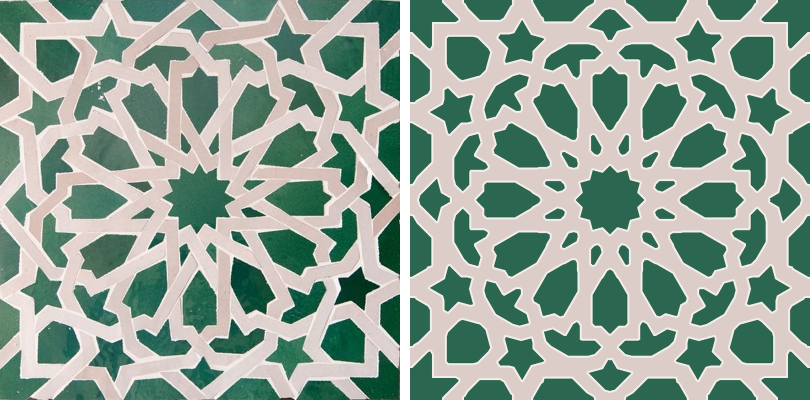
#> input picture tiles/tile-02/compare-photo.jpg, 1620 x 800 px (shown at 1/2 size)
$ python trace_photo.py compare-photo.jpg compare-photo.jpg
#> lines starting #> are read from the running program, lines starting #| are printed output that depends on the picture; after the words box and inside, x2 and y2 are one past the last pixel; in counts of white or black regions, pixels touching at a corner belong together
### tiles/vectorize.py
"""Shared helpers for turning a traced tile image into straight-edged polygons.

Used by the per-tile scripts (tile-02/trace_photo.py, tile-03/trace_drawing.py).
Coordinates are pixel corners: pixel (row i, col j) covers [j, j+1] x [i, i+1].
"""
import math
from collections import deque

import numpy as np


def label(m):
    """4-connected components of a boolean image: (labels, count)."""
    H, W = m.shape
    lab = np.zeros(m.shape, np.int32)
    n = 0
    for i0, j0 in zip(*np.nonzero(m)):
        if lab[i0, j0]:
            continue
        n += 1
        lab[i0, j0] = n
        q = deque([(i0, j0)])
        while q:
            i, j = q.popleft()
            for a, b in ((i + 1, j), (i - 1, j), (i, j + 1), (i, j - 1)):
                if 0 <= a < H and 0 <= b < W and m[a, b] and not lab[a, b]:
                    lab[a, b] = n
                    q.append((a, b))
    return lab, n


def trace(comp):
    """Outer boundary of a 4-connected component as pixel-corner points (crack following)."""
    H, W = comp.shape
    ys, xs = np.nonzero(comp)
    i0 = ys.min()
    j0 = xs[ys == i0].min()

    def inside(px, py):
        return 0 <= px < W and 0 <= py < H and comp[py, px]

    p, d = (j0, i0), (1, 0)
    start, pts = (p, d), []
    while True:
        pts.append(p)
        q = (p[0] + d[0], p[1] + d[1])
        right, left = (-d[1], d[0]), (d[1], -d[0])
        ahead_r = (math.floor(q[0] + d[0] / 2 + right[0] / 2), math.floor(q[1] + d[1] / 2 + right[1] / 2))
        ahead_l = (math.floor(q[0] + d[0] / 2 + left[0] / 2), math.floor(q[1] + d[1] / 2 + left[1] / 2))
        if not inside(*ahead_r):
            d = right
        elif inside(*ahead_l):
            d = left
        p = q
        if (p, d) == start:
            return np.array(pts, float)


def douglas_peucker(pts, eps):
    keep = {0, len(pts) - 1}
    stack = [(0, len(pts) - 1)]
    while stack:
        a, b = stack.pop()
        if b <= a + 1:
            continue
        p, v = pts[a], pts[b] - pts[a]
        L = max(np.hypot(*v), 1e-9)
        seg = pts[a + 1:b]
        dist = np.abs(v[0] * (seg[:, 1] - p[1]) - v[1] * (seg[:, 0] - p[0])) / L
        k = int(np.argmax(dist))
        if dist[k] > eps:
            m = a + 1 + k
            keep.add(m)
            stack += [(a, m), (m, b)]
    return sorted(keep)


def corner_indices(contour, eps=2.5):
    far = int(np.argmax(np.hypot(*(contour - contour[0]).T)))
    a = list(range(0, far + 1))
    b = list(range(far, len(contour))) + [0]
    idx = [a[k] for k in douglas_peucker(contour[a], eps)] + [b[k] for k in douglas_peucker(contour[b], eps)[1:-1]]
    return sorted(set(idx))


def snap_dir(u, snap):
    """Snap a direction to multiples of `snap` degrees, or to the nearest angle in a list."""
    ang = math.degrees(math.atan2(u[1], u[0])) % 180
    if isinstance(snap, (int, float)):
        best = round(ang / snap) * snap % 180
    else:
        best = min(snap, key=lambda s: min(abs(ang - s) % 180, 180 - abs(ang - s) % 180))
    r = math.radians(best)
    return np.array([math.cos(r), math.sin(r)])


def intersect(l1, l2):
    (p, u), (q, v) = l1, l2
    den = u[0] * v[1] - u[1] * v[0]
    if abs(den) < 1e-6:
        return None
    t = ((q[0] - p[0]) * v[1] - (q[1] - p[1]) * v[0]) / den
    return p + t * u


def merge_parallel(lines):
    changed = True
    while changed and len(lines) > 3:
        changed = False
        for i in range(len(lines)):
            j = (i + 1) % len(lines)
            if abs(lines[i][1][0] * lines[j][1][1] - lines[i][1][1] * lines[j][1][0]) < 1e-6:
                c1, u1, s1, b1, d1 = lines[i]; c2, u2, s2, b2, d2 = lines[j]
                lines[i] = [(c1 * s1 + c2 * s2) / (s1 + s2), u1, s1 + s2, b1 or b2, d1 + d2]
                del lines[j]
                changed = True
                break


def edge_lines(contour, snap=15.0, size=None, eps=2.5):
    """One straight line per contour run: [point, unit dir snapped to `snap` degrees, length,
    on_border, chord]. With `size`, runs along the image border are pinned to it."""
    idx = corner_indices(contour, eps)
    n = len(contour)
    lines = []
    for k in range(len(idx)):
        a, b = idx[k], idx[(k + 1) % len(idx)]
        span = (b - a) % n
        seg = np.array([contour[(a + t) % n] for t in range(span + 1)])
        core = seg[2:len(seg) - 2] if span > 10 else seg
        c = core.mean(axis=0)
        u = snap_dir(np.linalg.svd(core - c)[2][0], snap)
        border = False
        if size is not None:
            if np.all(np.abs(seg[:, 0]) < 0.5) or np.all(np.abs(seg[:, 0] - size) < 0.5):
                c, u, border = np.array([seg[0, 0], 0.0]), np.array([0.0, 1.0]), True
            if np.all(np.abs(seg[:, 1]) < 0.5) or np.all(np.abs(seg[:, 1] - size) < 0.5):
                c, u, border = np.array([0.0, seg[0, 1]]), np.array([1.0, 0.0]), True
        lines.append([c, u, float(span), border, seg[-1] - seg[0]])
    merge_parallel(lines)
    return lines


def vertices(lines):
    out = []
    for k in range(len(lines)):
        p = intersect((lines[k - 1][0], lines[k - 1][1]), (lines[k][0], lines[k][1]))
        out.append(p if p is not None else lines[k][0])
    return np.array(out)


def straight_polygon(contour, snap=15.0, size=None, tol=4.0, eps=2.5, tip=0.0):
    """Polygon whose edges all run at multiples of `snap` degrees.

    Edges that would put a corner more than `tol` px away from the traced outline are dropped,
    as are tiny edges and edges running backwards (corner noise). A traced outline stops short
    of a sharp point, so with `tip` > 0 a corner of angle a may lie up to
    tol + tip / sin(a / 2) px away."""
    lines = edge_lines(contour, snap, size, eps)
    while len(lines) > 3:
        poly = vertices(lines)
        dist = np.array([0.0 if (lines[i - 1][3] or lines[i][3]) else np.min(np.hypot(*(contour - v).T))
                         for i, v in enumerate(poly)])
        allow = np.full(len(poly), tol)
        if tip > 0:
            for i in range(len(poly)):
                a, b = poly[i - 1] - poly[i], poly[(i + 1) % len(poly)] - poly[i]
                cosang = a @ b / max(np.hypot(*a) * np.hypot(*b), 1e-9)
                half = math.acos(max(-1.0, min(1.0, cosang))) / 2
                allow[i] = tol + tip / max(math.sin(half), 0.05)
        k = int(np.argmax(dist - allow))
        if dist[k] > allow[k]:
            a, b = (k - 1) % len(lines), k
            del lines[a if lines[a][2] < lines[b][2] else b]
            merge_parallel(lines)
            continue
        vec = np.roll(poly, -1, axis=0) - poly
        edge = np.hypot(*vec.T)
        tiny = [i for i in range(len(lines))
                if not lines[i][3] and (edge[i] < 3 or vec[i] @ lines[i][4] < 0)]
        if not tiny:
            return poly
        del lines[tiny[0]]
        merge_parallel(lines)
    return vertices(lines)


def polygon_area(p):
    x, y = p[:, 0], p[:, 1]
    return 0.5 * (np.dot(x, np.roll(y, -1)) - np.dot(y, np.roll(x, -1)))


# [46 lines left out: functions offset_polygon, clip_polygon, not called in this run]

### tiles/tile-02/trace_photo.py
"""Trace tile 02 (50x50 cm zellige panel, 12-point rosette) from a photo into an SVG.

The panel is symmetric, which the tracing leans on:
  * the whole square has 4-fold mirror symmetry (D4);
  * the rosette (every piece away from the border) has 12-fold mirror symmetry (D12);
  * every edge in the design runs at a multiple of 15 degrees.

All copies of a piece in the photo are lined up on their centres and averaged, which
cancels glaze, lighting and hand-laying wobble without shrinking small pieces. The averaged
shape is traced, its edges are snapped to 15 degree lines, and the exact symmetric copies
are generated from it. The central star is constructed (12 right-angled points).

Usage:  python3 trace_photo.py PHOTO.jpg OUT_DIR
Needs:  numpy, Pillow
"""
import math
import sys
from pathlib import Path

import numpy as np
from PIL import Image, ImageDraw

sys.path.insert(0, str(Path(__file__).resolve().parent.parent))
from vectorize import label, straight_polygon, trace  # noqa: E402

N = 1000                 # working grid: 1000 px = 500 mm panel
C = N / 2
MM = 500 / N             # mm per grid px
R_ROSETTE = 440          # pieces closer to the centre than this belong to the 12-fold rosette
SNAP = 15.0              # all edges run at multiples of this angle

# panel corners in the supplied product photo (TL, TR, BR, BL), measured by hand
PHOTO_CORNERS = [(74, 72), (661.5, 72), (662, 664.5), (75.5, 664)]

# central 12-point star: right-angled points (edges at 45 deg to the radius)
STAR_TIP_R = 86.0
STAR_VALLEY_R = STAR_TIP_R * math.sqrt(2 / 3)   # = 0.8165 * tip radius for 90-degree points

GREEN, BEIGE, GROUT = "#2A6650", "#DCCDC9", "#F3EDE9"
GROUT_W = 5.0            # bright grout showing around each green piece, grid px (2.5 mm)


# ------------------------------------------------------------------ photo -> symmetric mask
def rectify(src):
#> called with src = 'compare-photo.jpg'
    A, b = [], []
    for (x, y), (u, v) in zip([(0, 0), (N, 0), (N, N), (0, N)], PHOTO_CORNERS):
        A.append([x, y, 1, 0, 0, 0, -u * x, -u * y]); b.append(u)
        A.append([0, 0, 0, x, y, 1, -v * x, -v * y]); b.append(v)
    coef = np.linalg.solve(np.array(A, float), np.array(b, float))
    return Image.open(src).convert("RGB").transform((N, N), Image.PERSPECTIVE, tuple(coef), Image.BICUBIC)
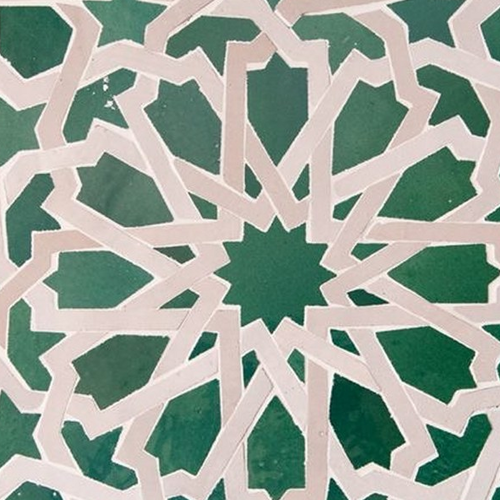
#> returned value: PIL image 1000x1000 RGB (shown at 1/2 size); mean R, G, B 153.9, 165.7, 154.4


def green_mask(img):
    a = np.asarray(img).astype(float)
    # green-ness 0..1: beige strips have red above green (G-R ~ -20), glazed green has G-R 15..60
    g = np.clip((a[..., 1] - a[..., 0] + 5) / 30.0, 0, 1)
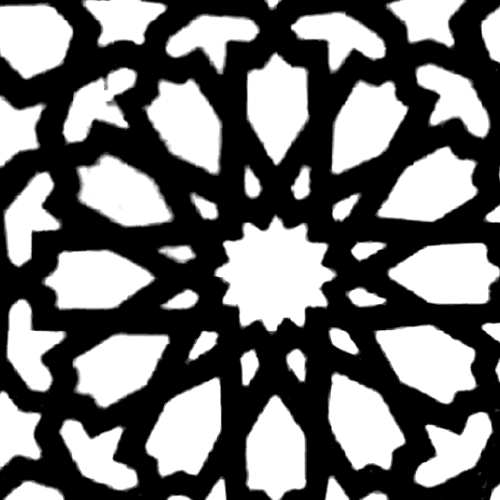
#> g: shape (1000, 1000) float64 (shown at 1/2 size); min 0, max 1, mean 0.439
    pad = 5   # the outermost pixels are chipped edge / background: copy inward values out
    g[:, :pad] = g[:, pad:pad + 1]; g[:, -pad:] = g[:, -pad - 1:-pad]
#> after `g[:, :pad] = g[:, pad:pad + 1]`: g: shape (1000, 1000) float64; 0.04% of pixels changed, all inside (x1, y1, x2, y2) = (0, 7, 5, 1000)
    g[:pad, :] = g[pad:pad + 1, :]; g[-pad:, :] = g[-pad - 1:-pad, :]
#> after `g[:pad, :] = g[pad:pad + 1, :]`:
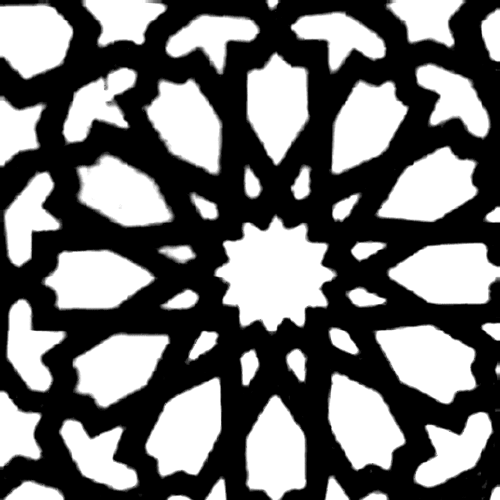
#> g: shape (1000, 1000) float64 (shown at 1/2 size); min 0, max 1, mean 0.439
#> after `g[-pad:, :] = g[-pad - 1:-pad, :]`: g: shape (1000, 1000) float64; 0.07% of pixels changed, all inside (x1, y1, x2, y2) = (0, 995, 983, 1000)
    return g > 0.5
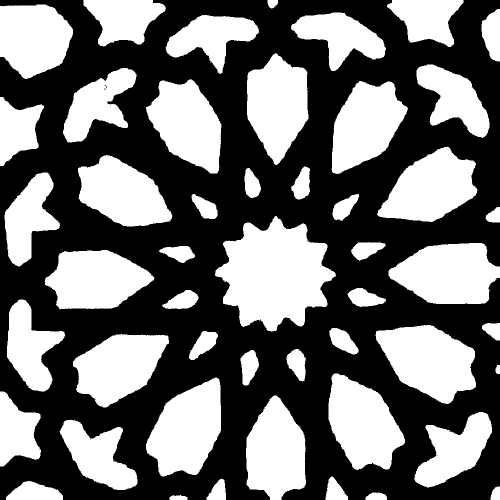
#> returned value: shape (1000, 1000) bool (shown at 1/2 size); 43.5% white; 52 white regions (3 under 20 px), largest, box (x1, y1, x2, y2) and area: (430, 432, 672, 663) 35258, (751, 650, 952, 808) 20680, (777, 486, 1000, 608) 20036


# ------------------------------------------------------------------ symmetry
def group(n):
    """Dihedral group of order 2n about the panel centre."""
    mirror = np.array([[-1.0, 0.0], [0.0, 1.0]])
    els = []
    for k in range(n):
        a = 2 * math.pi * k / n
        R = np.array([[math.cos(a), -math.sin(a)], [math.sin(a), math.cos(a)]])
        els += [R, R @ mirror]
    return els


def apply(g, pts):
    return (np.asarray(pts) - C) @ g.T + C


def in_wedge(pt, lo, hi):
    x, y = pt[0] - C, C - pt[1]
    return math.hypot(x, y) < 2 or lo - 1 <= math.degrees(math.atan2(y, x)) <= hi + 1


def raster(poly):
    im = Image.new("1", (N, N), 0)
    ImageDraw.Draw(im).polygon([(float(x), float(y)) for x, y in poly], fill=1)
    return np.asarray(im, bool)


def symmetrise(pts, g, comp):
    """Make a piece that sits on mirror g exactly symmetric about it."""
    img = apply(g, pts)
    if len(img) == len(pts):
        dists = np.hypot(*(pts[:, None, :] - img[None, :, :]).transpose(2, 0, 1))
        j = dists.argmin(axis=1)
        if len(set(j)) == len(pts) and dists[np.arange(len(pts)), j].max() <= 6:
            return (pts + img[j]) / 2
    # vertices don't pair up: rebuild from whichever half matches the photo better
    w, v = np.linalg.eig(g)
    ax = np.real(v[:, np.argmin(np.abs(w - 1))])
    nrm = np.array([-ax[1], ax[0]])
    best, best_iou = pts, -1.0
    for sgn in (1, -1):
        half = []
        for i in range(len(pts)):
            a, b = pts[i] - C, pts[(i + 1) % len(pts)] - C
            da, db = sgn * (nrm @ a), sgn * (nrm @ b)
            if da >= 0:
                half.append(a + C)
            if (da >= 0) != (db >= 0):
                half.append(a + da / (da - db) * (b - a) + C)
        on = [i for i, p in enumerate(half) if abs(nrm @ (p - C)) < 1e-6]
        if len(on) < 2:
            continue
        seq = half[on[0]:] + half[:on[0]]
        if abs(nrm @ (seq[1] - C)) < 1e-6:
            seq = [seq[0]] + seq[1:][::-1]
        full = np.array(seq + list(apply(g, np.array(seq))[::-1][1:-1]))
        r = raster(full)
        iou = (r & comp).sum() / max((r | comp).sum(), 1)
        if iou > best_iou:
            best, best_iou = full, iou
    return best


def star():
    pts = []
    for k in range(12):
        for r, off in ((STAR_TIP_R, 0), (STAR_VALLEY_R, 15)):
            a = math.radians(90 + 30 * k + off)
            pts.append((C + r * math.cos(a), C - r * math.sin(a)))
    return np.array(pts)


def piece_types(mask):
    """Group the photo's pieces into types: all copies of one piece under the symmetry group.

    Each copy is mapped back into the fundamental wedge and centred on the type's mean
    position before averaging, so slightly misplaced hand-laid pieces don't shrink the shape.
    """
    lab, n = label(mask)
    yy, xx = np.mgrid[0:N, 0:N]
    G12, G4 = group(12), group(4)
    types = []
    for k in range(1, n + 1):
        comp = lab == k
        if comp.sum() < 30:
            continue
        cen = np.array([xx[comp].mean() + 0.5, yy[comp].mean() + 0.5])
        r = math.hypot(*(cen - C))
        touches = bool(comp[0].any() or comp[-1].any() or comp[:, 0].any() or comp[:, -1].any())
        kind = "star" if r < 30 else "rosette" if (r < R_ROSETTE - 15 and not touches) else "field"
        els = G12 if kind != "field" else G4
        wedge = (75, 90) if kind != "field" else (45, 90)
        g = next(g for g in els if in_wedge(apply(g, [cen])[0], *wedge))
        cc = apply(g, [cen])[0]
        for t in types:
            if t["kind"] == kind and np.hypot(*(t["cens"][0] - cc)) < 28:
                break
        else:
            t = {"kind": kind, "els": els, "touches": touches, "items": [], "cens": []}
            types.append(t)
        t["items"].append((g, cc, comp))
        t["cens"].append(cc)
        t["touches"] = t["touches"] or touches
    return types


def type_mirror(t):
    """The mirror a piece type sits on (its centre is within 6 px of the mirror line), if any."""
    cc = np.mean(t["cens"], axis=0)
    for g in t["els"]:
        if np.linalg.det(g) < 0 and np.hypot(*(apply(g, [cc])[0] - cc)) < 12:
            return g
    return None


def average_type(t):
    """Canonical mask of one piece type: aligned average of all its copies.

    A type that sits on a mirror is centred exactly on the mirror line and averaged together
    with its mirror image, so the result is symmetric before it is traced.
    """
    cc = np.mean(t["cens"], axis=0)
    mirror = type_mirror(t)
    if mirror is not None:
        cc = (cc + apply(mirror, [cc])[0]) / 2          # nearest point on the mirror line
    copies = [(g, c_i, comp) for g, c_i, comp in t["items"]]
    if mirror is not None:
        copies += [(mirror @ g, apply(mirror, [c_i])[0], comp) for g, c_i, comp in t["items"]]
    acc = np.zeros((N, N))
    ys, xs = np.mgrid[0:N, 0:N]
    q = np.stack([xs.ravel() + 0.5, ys.ravel() + 0.5], axis=1)
    for g, c_i, comp in copies:
        shift = np.zeros(2) if t["touches"] else (cc - c_i)
        p = (q - shift - C) @ g + C          # g is orthogonal: inverse = transpose
        px, py = np.floor(p[:, 0]).astype(int), np.floor(p[:, 1]).astype(int)
        ok = (px >= 0) & (px < N) & (py >= 0) & (py < N)
        v = np.zeros(len(q))
        v[ok] = comp[py[ok], px[ok]]
        acc += v.reshape(N, N)
    return acc / len(copies) > 0.5, cc


def trace_pieces(mask):
    out = []
#> out = []
    for t in piece_types(mask):
#> in label, `H, W = m.shape`: H = 1000
#> in label, `n = 0`: n = 0
#> in piece_types, `lab, n = label(mask)`:
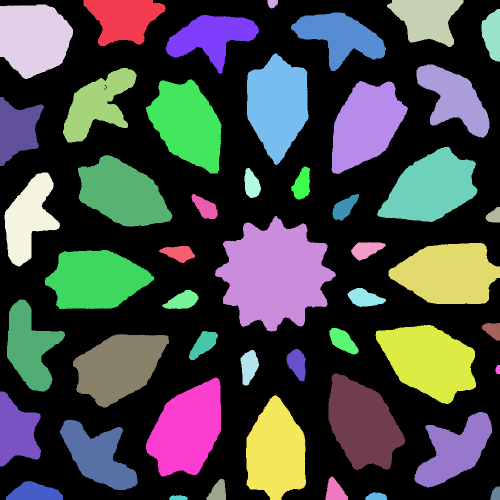
#> lab: shape (1000, 1000) int32 (shown at 1/2 size); 55 distinct labels, from 0 to 54; one colour per label, 0 black
#> in piece_types, `lab, n = label(mask)`: n = 54
#> in group, `mirror = np.array([[-1.0, 0.0], [0.0, 1.0]])`: mirror = [[-1, 0], [0, 1]]
#> in piece_types, `G12, G4 = group(12), group(4)`: G4 = [[[1, 0], [0, 1]], [[-1, 0], [0, 1]], [[6.12e-17, -1], [1, 6.12e-17]], [[-6.12e-17, -1], [-1, 6.12e-17]], [[-1, -1.22e-16], [1.22e-16, -1]], [[1, -1.22e-16], [-1.22e-16, -1]], [[-1.84e-16, 1], [-1, -1.84e-16]], [[1.84e-16, 1], [1, -1.84e-16]]]
#> in in_wedge, `x, y = pt[0] - C, C - pt[1]`: x = -252.2; y = 462.7
        if t["kind"] == "star":
            out.append({"kind": "star", "pts": star().tolist()})
            continue
        comp, cen = average_type(t)
        lab, n = label(comp)
        if n > 1:   # keep the main blob
            sizes = [(lab == i).sum() for i in range(1, n + 1)]
            comp = lab == (1 + int(np.argmax(sizes)))
        els, kind = t["els"], t["kind"]
        poly = straight_polygon(trace(comp), SNAP, size=N)
        for g in els:
            if np.linalg.det(g) < 0 and np.hypot(*(apply(g, [cen])[0] - cen)) < 12:
                poly = symmetrise(poly, g, comp)
        seen = []
        for g in els:
            img = apply(g, poly)
            c = img.mean(axis=0)
            if any(np.hypot(*(c - s)) < 4 for s in seen):
                continue
            seen.append(c)
            out.append({"kind": kind, "pts": np.clip(img, 0, N).tolist()})
#> this loop made 26 passes
#> pass 1, in trace_pieces, `comp, cen = average_type(t)`:
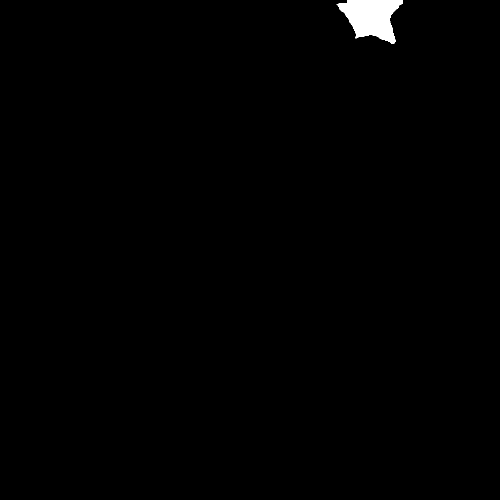
#> comp: shape (1000, 1000) bool (shown at 1/2 size); 0.71% white; 1 white region, box (x1, y1, x2, y2) and area: (673, 0, 806, 88) 7081
#> pass 2, in trace_pieces, `comp, cen = average_type(t)`:
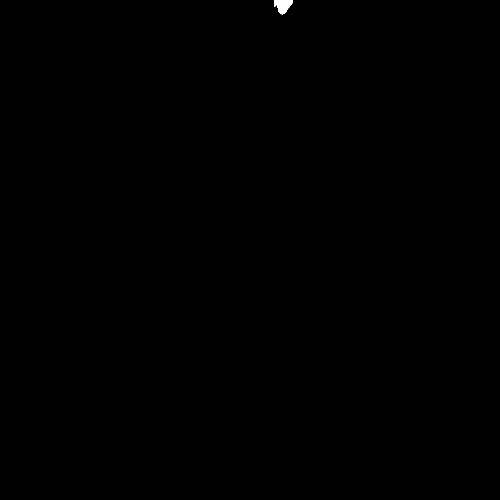
#> comp: shape (1000, 1000) bool (shown at 1/2 size); 0.07% white; 1 white region, box (x1, y1, x2, y2) and area: (548, 0, 586, 29) 724
#> after the loop: comp: shape (1000, 1000) bool; 0.03% white; 1 white region, box (x1, y1, x2, y2) and area: (981, 0, 1000, 19) 314
    return out


# ------------------------------------------------------------------ SVG
def svg(pieces):
    def path(pts):
        return "M" + " L".join(f"{x * MM:.2f} {y * MM:.2f}" for x, y in pts) + " Z"
    rows = "\n".join(f'      <path d="{path(p["pts"])}"/>' for p in pieces)
    return f'''<?xml version="1.0" encoding="UTF-8"?>
<svg xmlns="http://www.w3.org/2000/svg" viewBox="0 0 500 500" width="500mm" height="500mm">
  <title>Tile 02 - zellige 12-point rosette, 50 x 50 cm</title>
  <defs><clipPath id="panel"><rect width="500" height="500"/></clipPath></defs>
  <rect id="white-strips" width="500" height="500" fill="{BEIGE}"/>
  <g clip-path="url(#panel)">
    <g id="grout" fill="{GROUT}" stroke="{GROUT}" stroke-width="{2 * GROUT_W * MM:.2f}" stroke-linejoin="round">
{rows}
    </g>
    <g id="green-pieces" fill="{GREEN}">
{rows}
    </g>
  </g>
</svg>
'''


def cut_lines(pieces):
    """Outline-only version: one closed path per green piece plus the panel edge."""
    def path(pts):
        return "M" + " L".join(f"{x * MM:.2f} {y * MM:.2f}" for x, y in pts) + " Z"
    rows = "\n".join(f'    <path d="{path(p["pts"])}"/>' for p in pieces)
    return f'''<?xml version="1.0" encoding="UTF-8"?>
<svg xmlns="http://www.w3.org/2000/svg" viewBox="0 0 500 500" width="500mm" height="500mm">
  <title>Tile 02 - cut lines, 50 x 50 cm</title>
  <rect id="panel-edge" width="500" height="500" fill="none" stroke="#000" stroke-width="0.3"/>
  <g id="green-piece-outlines" fill="none" stroke="#000" stroke-width="0.3">
{rows}
  </g>
</svg>
'''


if __name__ == "__main__":
    src, out = sys.argv[1], Path(sys.argv[2])
    rect = rectify(src)
    pieces = trace_pieces(green_mask(rect))
    (out / "tile-02.svg").write_text(svg(pieces))
    (out / "tile-02-cut-lines.svg").write_text(cut_lines(pieces))
    print(len(pieces), "pieces ->", out / "tile-02.svg")
#| 360 pieces -> compare-photo.jpg/tile-02.svg
